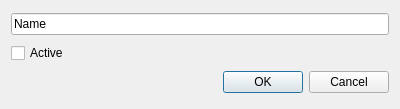
<?xml version="1.0" encoding="UTF-8"?>
<ui version="4.0">
 <class>Dialog</class>
 <widget class="QDialog" name="Dialog">
  <property name="geometry">
   <rect>
    <x>0</x>
    <y>0</y>
    <width>400</width>
    <height>109</height>
   </rect>
  </property>
  <property name="windowTitle">
   <string>Asset</string>
  </property>
  <layout class="QVBoxLayout" name="verticalLayout">
   <item>
    <widget class="QLineEdit" name="name">
     <property name="text">
      <string>Name</string>
     </property>
    </widget>
   </item>
   <item>
    <widget class="QCheckBox" name="active">
     <property name="text">
      <string>Active</string>
     </property>
    </widget>
   </item>
   <item>
    <widget class="QDialogButtonBox" name="ok_btn">
     <property name="orientation">
      <enum>Qt::Horizontal</enum>
     </property>
     <property name="standardButtons">
      <set>QDialogButtonBox::Cancel|QDialogButtonBox::Ok</set>
     </property>
    </widget>
   </item>
  </layout>
 </widget>
 <resources/>
 <connections>
  <connection>
   <sender>ok_btn</sender>
   <signal>accepted()</signal>
   <receiver>Dialog</receiver>
   <slot>accept()</slot>
   <hints>
    <hint type="sourcelabel">
     <x>248</x>
     <y>254</y>
    </hint>
    <hint type="destinationlabel">
     <x>157</x>
     <y>274</y>
    </hint>
   </hints>
  </connection>
  <connection>
   <sender>ok_btn</sender>
   <signal>rejected()</signal>
   <receiver>Dialog</receiver>
   <slot>reject()</slot>
   <hints>
    <hint type="sourcelabel">
     <x>316</x>
     <y>260</y>
    </hint>
    <hint type="destinationlabel">
     <x>286</x>
     <y>274</y>
    </hint>
   </hints>
  </connection>
 </connections>
</ui>
